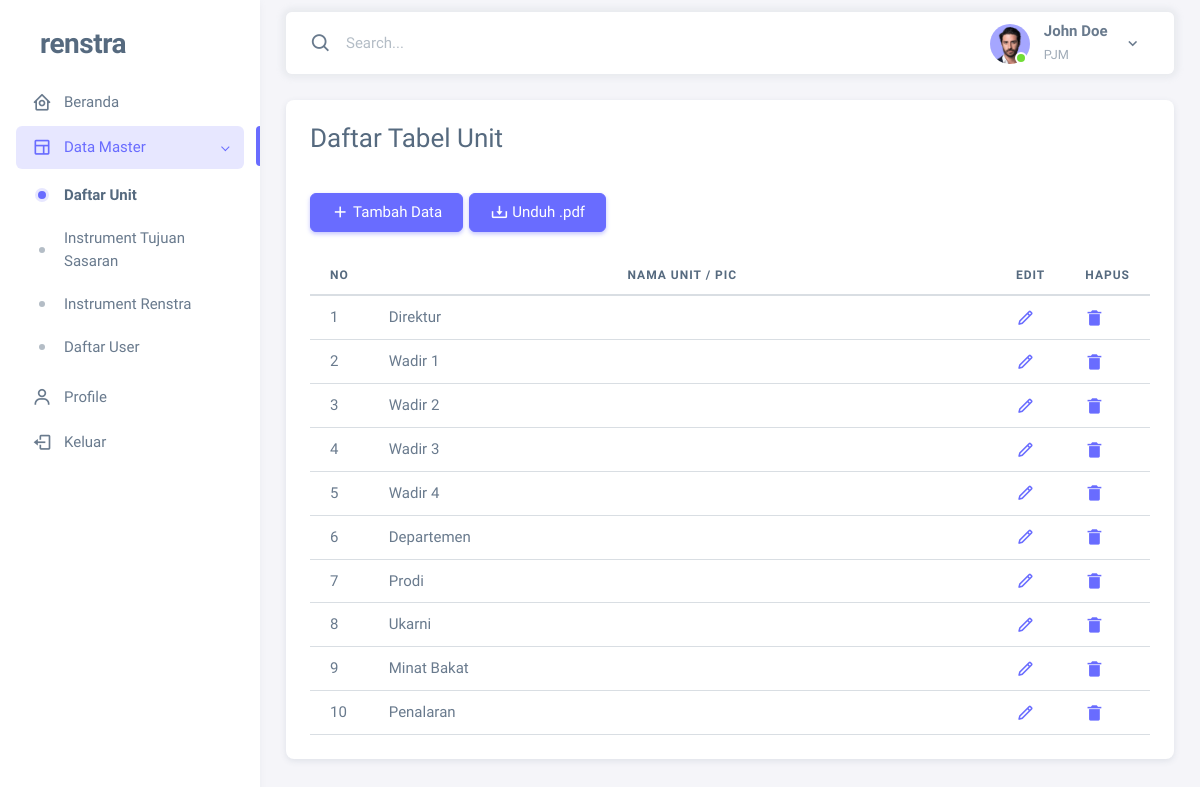
The app's page /Views/daftar_unit.php with its own data.
### tables this page shows
CREATE TABLE unit(
	unit_id INT AUTO_INCREMENT, 
	nama_unit VARCHAR(256) NOT NULL UNIQUE, 
	PRIMARY KEY(unit_id)
);

### Views/Layout/base_url.php (called while the page is built)
<?php
$base_url = "http://localhost/renstraa";
?>

### Views/daftar_unit.php (the view, shortened to what this page needs)
<!DOCTYPE html>
<html lang="en" class="light-style layout-menu-fixed" dir="ltr" data-theme="theme-default" data-assets-path="../assets/" data-template="vertical-menu-template-free">
<head>
  <?php
  include 'Layout/head.php';
  ?>
</head>
<body>
  <div class="layout-wrapper layout-content-navbar">
    <div class="layout-container">
      <?php
      include 'Layout/sidebar.php';
      ?>
      <div class="layout-page">
        <?php
        include 'Layout/navbar.php';
        ?>
        <div class="content-wrapper">
          <div class="container-xxl flex-grow-1 container-p-y">
            <div class="card">
              <h3 class="card-header">Daftar Tabel Unit</h3>
              <div class="card-body">
                <div class="d-flex flex-row mb-4 demo-inline-spacing">
                  <a type="button" class="btn btn-primary text-white" href="Form_Tambah/tambah_unit.php">
                    <span class="tf-icons bx bx-plus text-white"></span>&nbsp;Tambah Data
                  </a>
                  <a type="button" href="../Controllers/Export_Data/ExportUnit.php" class="btn btn-primary text-white">
                    <span class="tf-icons bx bx-download text-white"></span>&nbsp;Unduh .pdf
                  </a>
                </div>
                <div class="table-responsive text-nowrap">
                  <table id="table" class="table table-hover">
                    <thead>
                      <tr>
                        <th class="small_column">No</th>
                        <th style="align-items: left !important;">Nama Unit / PIC</th>
                        <th class="small_column">Edit</th>
                        <th class="small_column">Hapus</th>
                      </tr>
                    </thead>
                    <tbody>
                      <?php
                      include('../config.php');
                      $no = 1;
                      $query = mysqli_query($connection, "SELECT unit_id, nama_unit FROM unit ORDER BY unit_id");
                      while ($data = mysqli_fetch_array($query)) {
                      ?>
                        <tr>
                          <td class="small_column"><?php echo $no++ ?></td>
                          <td><?php echo $data['nama_unit'] ?></td>
                          <td><a href="Form_Edit/edit_unit.php?unit_id=<?php echo $data['unit_id']; ?>"><i class='bx bx-pencil'></i></a></td>
                          <td><a href="../Controllers/Delete_Data/unit.php?unit_id=<?php echo $data['unit_id']; ?>" onclick="return confirm('Apakah Anda Yakin Ingin Menghapus Unit  <?php echo $data['nama_unit'] ?>')"><i class='bx bxs-trash-alt'></i></a></td>
                        </tr>
                      <?php
                      }
                      ?>
                    </tbody>
                  </table>
                </div>
              </div>
            </div>
          </div>
        </div>
      </div>
</body>
</html>

### Views/Layout/head.php (shortened to what this page needs)
<?php
include 'base_url.php';
?>
    <link rel="stylesheet" href="<?php echo $base_url ?>/assets/vendor/fonts/boxicons.css" />
    <link rel="stylesheet" href="<?php echo $base_url ?>/assets/vendor/css/core.css" class="template-customizer-core-css" />
    <link rel="stylesheet" href="<?php echo $base_url ?>/assets/vendor/css/theme-default.css" class="template-customizer-theme-css" />
    <link rel="stylesheet" href="<?php echo $base_url ?>/assets/css/demo.css" />
    <link rel="stylesheet" href="<?php echo $base_url ?>/assets/vendor/libs/perfect-scrollbar/perfect-scrollbar.css" />
    <link rel="stylesheet" href="<?php echo $base_url ?>/assets/vendor/libs/apex-charts/apex-charts.css" />
    <link rel="stylesheet" href="https://cdn.datatables.net/2.0.5/css/dataTables.dataTables.css" />
    <link rel="stylesheet" href="<?php echo $base_url?>/assets/css/style.css">

### Views/Layout/sidebar.php (shortened to what this page needs)
<?php
include 'base_url.php';
function isPageActive($pageName)
{
  $currentPage = basename($_SERVER['PHP_SELF']);
  if (!is_array($pageName)) {
    $pageName = [$pageName];
  }
  foreach ($pageName as $pageNames) {
    if ($currentPage == $pageNames) {
      return 'active';
    }
  }
  return '';
}
?>
<aside id="layout-menu" class="layout-menu menu-vertical menu bg-menu-theme">
  <div class="app-brand demo">
    <a href="index.html" class="app-brand-link">
      <span class="app-brand-text demo menu-text fw-bolder ms-2">Renstra</span>
    </a>
  </div>
  <ul class="menu-inner py-1">
    <li class="menu-item <?php echo isPageActive('index.php') ?>">
      <a href="<?php echo $base_url ?>/Views/index.php" class="menu-link">
        <i class="menu-icon tf-icons bx bx-home-circle"></i>
        <div data-i18n="Analytics">Beranda</div>
      </a>
    </li>
    <li class="menu-item open <?php echo isPageActive(['daftar_unit.php', 'tambah_unit.php', 'edit_unit.php', 'instrument_renstra.php']) ?>">
      <a href="javascript:void(0);" class="menu-link menu-toggle">
        <i class="menu-icon tf-icons bx bx-layout"></i>
        <div data-i18n="Layouts">Data Master</div>
      </a>
      <ul class="menu-sub">
        <li class="menu-item <?php echo isPageActive(['daftar_unit.php', 'tambah_unit.php', 'edit_unit.php']) ?>">
          <a href="<?php echo $base_url ?>/Views/daftar_unit.php" class="menu-link">
            <div data-i18n="Without menu">Daftar Unit</div>
          </a>
        </li>
        <li class="menu-item <?php echo isPageActive(['instrument_tujuan_sasaran.php', 'tambah_instrument_tujuan_sasaran.php', 'tujuan_sasaran.php', 'sasaran.php']) ?>">
          <a href="<?php echo $base_url ?>/Views/instrument_tujuan_sasaran.php" class="menu-link">
            <div data-i18n="Without navbar">Instrument Tujuan Sasaran</div>
          </a>
        </li>
        <li class="menu-item <?php echo isPageActive(['instrument_renstra.php', 'tambah_instrumen_renstra.php','ikk.php', 'ikuk.php', 'iksk.php']) ?>">
          <a href="<?php echo $base_url ?>/Views/instrument_renstra.php" class="menu-link">
            <div data-i18n="Without navbar">Instrument Renstra</div>
          </a>
        </li>
        <li class="menu-item <?php echo isPageActive(['daftar_user.php']) ?>">
          <a href="<?php echo $base_url ?>/Views/daftar_user.php" class="menu-link">
            <div data-i18n="Without navbar">Daftar User</div>
          </a>
        </li>
      </ul>
    </li>
    <li class="menu-item <?php echo isPageActive(['profile.php', 'edit_profile.php']) ?>">
      <a href="<?php echo $base_url ?>/Views/profile.php" class="menu-link">
        <i class="menu-icon tf-icons bx bx-user"></i>
        <div data-i18n="Analytics">Profile</div>
      </a>
    </li>
    <li class="menu-item <?php echo isPageActive('keluar.php') ?>">
      <a href="<?php echo $base_url ?>/Views/Auth/login.php" class="menu-link">
        <i class="menu-icon tf-icons bx bx-log-out"></i>
        <div data-i18n="Analytics">Keluar</div>
      </a>
    </li>
  </ul>
</aside>

### Views/Layout/navbar.php (shortened to what this page needs)
<?php
include 'base_url.php';
?>
<nav class="layout-navbar container-xxl navbar navbar-expand-xl navbar-detached align-items-center bg-navbar-theme" id="layout-navbar">
  <div class="navbar-nav-right d-flex align-items-center" id="navbar-collapse">
    <div class="navbar-nav align-items-center">
      <div class="nav-item d-flex align-items-center">
        <i class="bx bx-search fs-4 lh-0"></i>
        <input type="text" class="form-control border-0 shadow-none" placeholder="Search..." aria-label="Search..." />
      </div>
    </div>
    <ul class="navbar-nav flex-row align-items-center ms-auto">
      <li class="nav-item navbar-dropdown dropdown-user dropdown">
        <a class="nav-link dropdown-toggle hide-arrow" href="javascript:void(0);" data-bs-toggle="dropdown">
          <div class="d-flex align-items-center">
            <div class="avatar avatar-online me-3">
              <img src="<?php echo $base_url ?>/assets/img/avatars/1.png" alt class="w-px-40 h-auto rounded-circle" />
            </div>
            <div class="flex-grow-1 me-3">
              <span class="fw-semibold d-block">John Doe</span>
              <small class="text-muted">PJM</small>
            </div>
            <div>
              <i class='bx  bx-chevron-down'></i>
            </div>
          </div>
        </a>
      </li>
    </ul>
  </div>
</nav>

### assets/css/demo.css (style rules this page uses)
.menu .app-brand.demo { height: 64px; margin-top: 12px; }
.app-brand-text.demo { font-size: 1.75rem; letter-spacing: -0.5px; text-transform: lowercase; }
.demo-inline-spacing > * { margin: 1rem 0.375rem 0 0 !important; }

### assets/css/style.css (style rules this page uses)
.small_column { width: 50px; }
th { text-align: center; vertical-align: middle; }
table { color: black; }
.avatar { padding-right: -40px !important; }

### records on screen
unit: nama_unit "Direktur"
unit: nama_unit "Wadir 1"
unit: nama_unit "Wadir 2"
unit: nama_unit "Wadir 3"
unit: nama_unit "Wadir 4"
unit: nama_unit "Departemen"
unit: nama_unit "Prodi"
unit: nama_unit "Ukarni"
unit: nama_unit "Minat Bakat"
unit: nama_unit "Penalaran"
